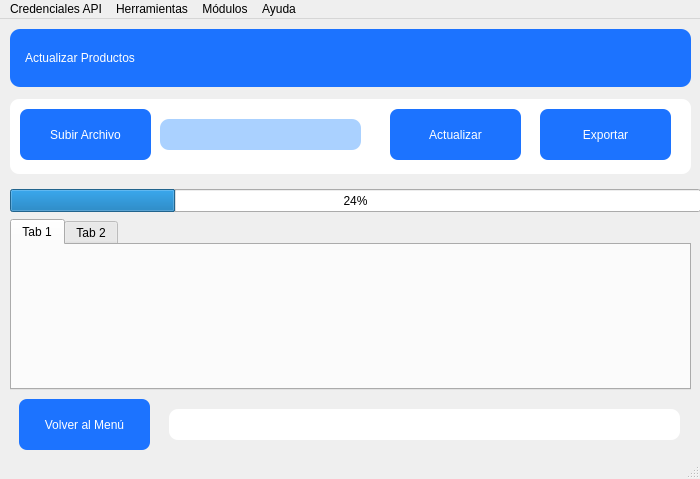
<?xml version="1.0" encoding="UTF-8"?>
<ui version="4.0">
 <class>MainW_actualizarproductos</class>
 <widget class="QMainWindow" name="MainW_actualizarproductos">
  <property name="geometry">
   <rect>
    <x>0</x>
    <y>0</y>
    <width>700</width>
    <height>479</height>
   </rect>
  </property>
  <property name="windowTitle">
   <string>MainWindow</string>
  </property>
  <widget class="QWidget" name="centralwidget">
   <widget class="QProgressBar" name="progressB_barra">
    <property name="geometry">
     <rect>
      <x>10</x>
      <y>170</y>
      <width>691</width>
      <height>23</height>
     </rect>
    </property>
    <property name="value">
     <number>24</number>
    </property>
   </widget>
   <widget class="QDateTimeEdit" name="dateTimeEdit">
    <property name="geometry">
     <rect>
      <x>530</x>
      <y>30</y>
      <width>141</width>
      <height>22</height>
     </rect>
    </property>
    <property name="styleSheet">
     <string notr="true">font: 9pt &quot;Consolas&quot;;</string>
    </property>
   </widget>
   <widget class="QPushButton" name="bt_volver">
    <property name="geometry">
     <rect>
      <x>19</x>
      <y>380</y>
      <width>131</width>
      <height>51</height>
     </rect>
    </property>
    <property name="styleSheet">
     <string notr="true">background-color: rgb(28, 115, 255);
color: rgb(255, 255, 255);
font: 75 10pt &quot;Arial Black&quot;;
border-radius: 8px;
padding: 6px 12px;</string>
    </property>
    <property name="text">
     <string>Volver al Menú</string>
    </property>
   </widget>
   <widget class="QLabel" name="lb_blancocomentario">
    <property name="geometry">
     <rect>
      <x>169</x>
      <y>390</y>
      <width>511</width>
      <height>31</height>
     </rect>
    </property>
    <property name="styleSheet">
     <string notr="true">background-color: qlineargradient(spread:pad, x1:0.6875, y1:0.216, x2:1, y2:0, stop:1 rgba(255, 255, 255, 255));
border-radius: 9px;
padding: 10px 12px;

</string>
    </property>
    <property name="text">
     <string/>
    </property>
   </widget>
   <widget class="QLabel" name="lb_actualizar">
    <property name="geometry">
     <rect>
      <x>10</x>
      <y>10</y>
      <width>681</width>
      <height>58</height>
     </rect>
    </property>
    <property name="styleSheet">
     <string notr="true">background-color: rgb(28, 115, 255);
color: rgb(255, 255, 255);
font: 87 12pt &quot;Arial Black&quot;;
border-radius: 10px; 
padding: 8px 12px;
</string>
    </property>
    <property name="text">
     <string>Actualizar Productos</string>
    </property>
   </widget>
   <widget class="QTabWidget" name="tb_productos">
    <property name="geometry">
     <rect>
      <x>10</x>
      <y>200</y>
      <width>681</width>
      <height>171</height>
     </rect>
    </property>
    <property name="styleSheet">
     <string notr="true">font: 9pt &quot;Arial&quot;;</string>
    </property>
    <widget class="QWidget" name="tab">
     <attribute name="title">
      <string>Tab 1</string>
     </attribute>
    </widget>
    <widget class="QWidget" name="tab_2">
     <attribute name="title">
      <string>Tab 2</string>
     </attribute>
    </widget>
   </widget>
   <widget class="QLabel" name="lb_fondoblanco">
    <property name="geometry">
     <rect>
      <x>10</x>
      <y>80</y>
      <width>681</width>
      <height>75</height>
     </rect>
    </property>
    <property name="styleSheet">
     <string notr="true">background-color: qlineargradient(spread:pad, x1:0.6875, y1:0.216, x2:1, y2:0, stop:1 rgba(255, 255, 255, 255));
border-radius: 9px;
padding: 10px 12px;

</string>
    </property>
    <property name="text">
     <string/>
    </property>
   </widget>
   <widget class="QPushButton" name="bt_exportar">
    <property name="geometry">
     <rect>
      <x>540</x>
      <y>90</y>
      <width>131</width>
      <height>51</height>
     </rect>
    </property>
    <property name="styleSheet">
     <string notr="true">background-color: rgb(28, 115, 255);
color: rgb(255, 255, 255);
font: 75 10pt &quot;Arial Black&quot;;
border-radius: 8px;
padding: 6px 12px;</string>
    </property>
    <property name="text">
     <string>Exportar</string>
    </property>
   </widget>
   <widget class="QPushButton" name="bt_subirArchivo">
    <property name="geometry">
     <rect>
      <x>20</x>
      <y>90</y>
      <width>131</width>
      <height>51</height>
     </rect>
    </property>
    <property name="styleSheet">
     <string notr="true">background-color: rgb(28, 115, 255);
color: rgb(255, 255, 255);
font: 75 10pt &quot;Arial Black&quot;;
border-radius: 8px;
padding: 6px 12px;</string>
    </property>
    <property name="text">
     <string>Subir Archivo</string>
    </property>
   </widget>
   <widget class="QLabel" name="lb_archivocomentario">
    <property name="geometry">
     <rect>
      <x>160</x>
      <y>100</y>
      <width>201</width>
      <height>31</height>
     </rect>
    </property>
    <property name="styleSheet">
     <string notr="true">background-color: qlineargradient(spread:pad, x1:0.6875, y1:0.216, x2:1, y2:0, stop:1 rgba(255, 255, 255, 255));
border-radius: 9px;
padding: 10px 12px;
font: 10pt &quot;Arial&quot;;
background-color: rgb(170, 209, 255);

</string>
    </property>
    <property name="text">
     <string/>
    </property>
   </widget>
   <widget class="QPushButton" name="bt_actualizar">
    <property name="geometry">
     <rect>
      <x>390</x>
      <y>90</y>
      <width>131</width>
      <height>51</height>
     </rect>
    </property>
    <property name="styleSheet">
     <string notr="true">background-color: rgb(28, 115, 255);
color: rgb(255, 255, 255);
font: 75 10pt &quot;Arial Black&quot;;
border-radius: 8px;
padding: 6px 12px;</string>
    </property>
    <property name="text">
     <string>Actualizar</string>
    </property>
   </widget>
   <widget class="QLabel" name="lb_fecha">
    <property name="geometry">
     <rect>
      <x>530</x>
      <y>30</y>
      <width>141</width>
      <height>22</height>
     </rect>
    </property>
    <property name="styleSheet">
     <string notr="true">font: 9pt &quot;Consolas&quot;;
color: rgb(0, 0, 0);</string>
    </property>
    <property name="text">
     <string/>
    </property>
   </widget>
  </widget>
  <widget class="QMenuBar" name="menubar">
   <property name="geometry">
    <rect>
     <x>0</x>
     <y>0</y>
     <width>700</width>
     <height>21</height>
    </rect>
   </property>
   <widget class="QMenu" name="menuHerramientas">
    <property name="title">
     <string>Herramientas</string>
    </property>
    <addaction name="actionSistema"/>
    <addaction name="actionClaro"/>
    <addaction name="actionOscuro"/>
   </widget>
   <widget class="QMenu" name="menuM_dulos">
    <property name="title">
     <string>Módulos</string>
    </property>
    <addaction name="actionReporte_Ventas"/>
    <addaction name="actionInventario"/>
    <addaction name="actionActualizaci_n_de_Productos"/>
    <addaction name="actionLista_de_Distribuidores"/>
   </widget>
   <widget class="QMenu" name="menuAyuda">
    <property name="title">
     <string>Ayuda</string>
    </property>
    <addaction name="actionAcerca_de"/>
   </widget>
   <widget class="QMenu" name="menuCredenciales_API">
    <property name="title">
     <string>Credenciales API</string>
    </property>
   </widget>
   <addaction name="menuCredenciales_API"/>
   <addaction name="menuHerramientas"/>
   <addaction name="menuM_dulos"/>
   <addaction name="menuAyuda"/>
  </widget>
  <widget class="QStatusBar" name="statusbar"/>
  <action name="actionSistema">
   <property name="text">
    <string>Sistema</string>
   </property>
  </action>
  <action name="actionClaro">
   <property name="text">
    <string>Claro</string>
   </property>
  </action>
  <action name="actionOscuro">
   <property name="text">
    <string>Oscuro</string>
   </property>
  </action>
  <action name="actionReporte_Ventas">
   <property name="text">
    <string>Reporte Ventas</string>
   </property>
  </action>
  <action name="actionInventario">
   <property name="text">
    <string>Inventario</string>
   </property>
  </action>
  <action name="actionActualizaci_n_de_Productos">
   <property name="text">
    <string>Actualización de Productos</string>
   </property>
  </action>
  <action name="actionLista_de_Distribuidores">
   <property name="text">
    <string>Lista de Distribuidores</string>
   </property>
  </action>
  <action name="actionAcerca_de">
   <property name="text">
    <string>Acerca de</string>
   </property>
  </action>
 </widget>
 <resources/>
 <connections/>
</ui>
